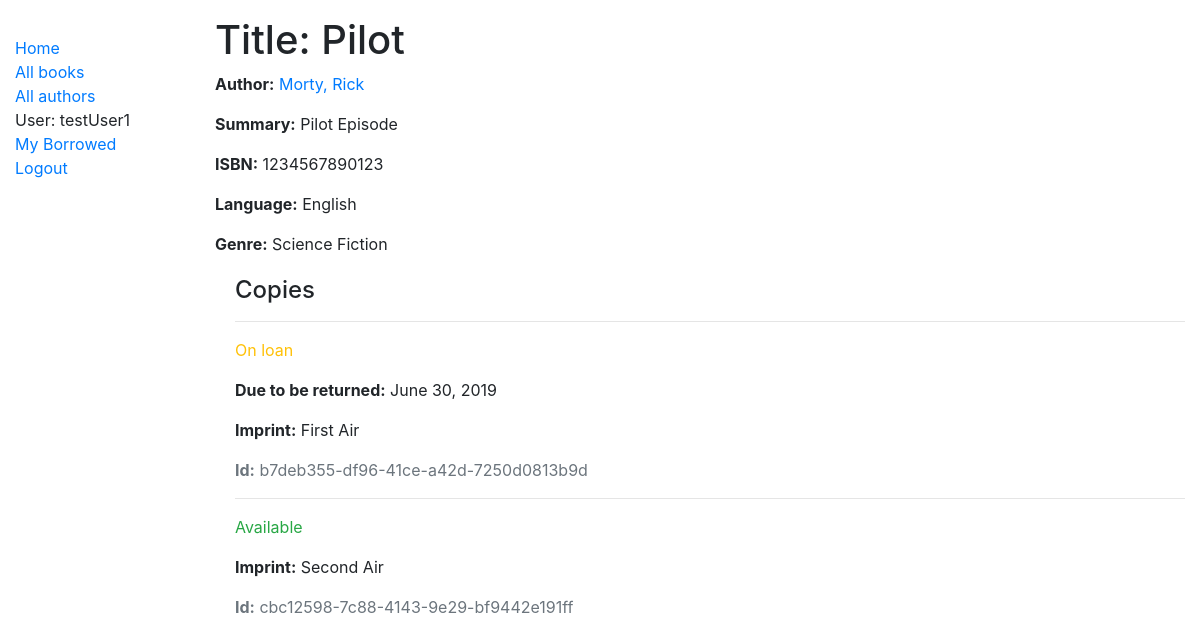
/book/1 (signed in), run on the app's committed database.
### catalog/models.py (models this page shows, shortened)
class Book(models.Model):
    title = models.CharField(max_length=200)
    author = models.ForeignKey('Author', on_delete=models.SET_NULL, null=True)
    summary = models.TextField(max_length=1000, help_text="Enter a brief description of the book")
    isbn = models.CharField('ISBN', max_length=13,
                            help_text='13 Character <a href="https://www.isbn-international.org/content/what-isbn'
                                      '">ISBN number</a>')
    genre = models.ManyToManyField(Genre, help_text="Select a genre for this book")
    language = models.ForeignKey('Language', on_delete=models.SET_NULL, null=True)
    def display_genre(self):
        return ', '.join([genre.name for genre in self.genre.all()[:3]])
    display_genre.short_description = 'Genre'
    class Meta:
        ordering = ['id']

class Author(models.Model):
    first_name = models.CharField(max_length=100)
    last_name = models.CharField(max_length=100)
    date_of_birth = models.DateField(null=True, blank=True)
    date_of_death = models.DateField('died', null=True, blank=True)
    class Meta:
        ordering = ['last_name', 'first_name']
    def __str__(self):
        return '{0}, {1}'.format(self.last_name, self.first_name)

class Language(models.Model):
    name = models.CharField(max_length=200,
                            help_text="Enter the book's natural language (e.g. English, French, Japanese etc.)")
    def __str__(self):
        return self.name

class Genre(models.Model):
    name = models.CharField(
        max_length=200,
        help_text="Enter a book genre (e.g. Science Fiction, French Poetry etc.)"
        )
    def __str__(self):
        return self.name

class BookInstance(models.Model):
    id = models.UUIDField(primary_key=True, default=uuid.uuid4,
                          help_text="Unique ID for this particular book across whole library")
    book = models.ForeignKey('Book', on_delete=models.SET_NULL, null=True)
    imprint = models.CharField(max_length=200, help_text='Specific version of the book.')
    due_back = models.DateField(null=True, blank=True)
    borrower = models.ForeignKey(User, on_delete=models.SET_NULL, null=True, blank=True)
    LOAN_STATUS = (
        ('d', 'Maintenance'),
        ('o', 'On loan'),
        ('a', 'Available'),
        ('r', 'Reserved'),
    )
    status = models.CharField(
        max_length=1,
        choices=LOAN_STATUS,
        blank=True,
        default='d',
        help_text='Book availability')
    class Meta:
        ordering = ['due_back']
        permissions = (("can_mark_returned", "Set book as returned"),)
    def display_title(self):
        return self.book.title
    display_title.short_description = 'Book Title'
    def display_due(self):
        return self.due_back
    display_due.short_description = 'Due Date'

### catalog/views.py (the view)
# urls.py: path('book/<int:pk>', views.BookDetailView.as_view(), name='book-detail'),
class BookDetailView(generic.DetailView):
    model = Book

### catalog/templates/catalog/book_detail.html
{% extends "catalog/base.html" %}
{% block content %}
  <h1>Title: {{ book.title }}</h1>
  <p><strong>Author:</strong> <a href="">{{ book.author }}</a></p>
  <p><strong>Summary:</strong> {{ book.summary }}</p>
  <p><strong>ISBN:</strong> {{ book.isbn }}</p>
  <p><strong>Language:</strong> {{ book.language }}</p>
  <p><strong>Genre:</strong> {% for genre in book.genre.all %} {{ genre }}{% if not forloop.last %}, {% endif %}{% endfor %}</p>
  <div style="margin-left:20px;margin-top:20px">
    <h4>Copies</h4>
    {% for copy in book.bookinstance_set.all %}
      <hr>
      <p class="{% if copy.status == 'a' %}text-success{% elif copy.status == 'm' %}text-danger{% else %}text-warning{% endif %}">{{ copy.get_status_display }}</p>
      {% if copy.status != 'a' %}
        <p><strong>Due to be returned:</strong> {{copy.due_back}}</p>
      {% endif %}
      <p><strong>Imprint:</strong> {{copy.imprint}}</p>
      <p class="text-muted"><strong>Id:</strong> {{copy.id}}</p>
    {% endfor %}
  </div>
{% endblock %}

### catalog/templates/catalog/base.html (shortened to what this page needs)
<!DOCTYPE html>{% load static %}
<html lang="en">
<head>
  <link rel="stylesheet" href="https://stackpath.bootstrapcdn.com/bootstrap/4.1.3/css/bootstrap.min.css">
  <link rel="stylesheet" href="{% static 'catalog/main.css' %}">
  {% load static %}
</head>
<body>
  <div class="container-fluid mt-3">
    <div class="row">
      <div class="col-sm-2">
      {% block sidebar %}
        <ul class="sidebar-nav">
          <li><a href="{% url 'index' %}">Home</a></li>
          <li><a href="{% url 'books' %}">All books</a></li>
          <li><a href="{% url 'authors' %}">All authors</a></li>
          {% if user.is_authenticated %}
          <li>User: {{ user.get_username }}</li>
          <li><a href="{% url 'my-borrowed' %}">My Borrowed</a></li>
          <li><a href="{% url 'logout'%}?next={{request.path}}">Logout</a></li>
          {% else %}
          <li><a href="{% url 'login'%}?next={{request.path}}">Login</a></li>
          {% endif %}
          </ul>
     {% endblock %}
      </div>
      <div class="col-sm-10 ">
        {% block content %}{% endblock content %}
      </div>
    </div>
  </div>
</body>
</html>

### catalog/static/catalog/main.css (style rules this page uses)
.sidebar-nav { margin-top: 20px; padding: 0; list-style: none; }

### data on the page
Book: title "Pilot", author "Morty, Rick", summary "Pilot Episode", isbn "1234567890123", language "English"
Genre: name "Science Fiction"
BookInstance: status "On loan", due_back "June 30, 2019", imprint "First Air", id "b7deb355-df96-41ce-a42d-7250d0813b9d"
BookInstance: status "Available", imprint "Second Air", id "cbc12598-7c88-4143-9e29-bf9442e191ff"

### other printed values
{{ user.get_username }} "testUser1"
